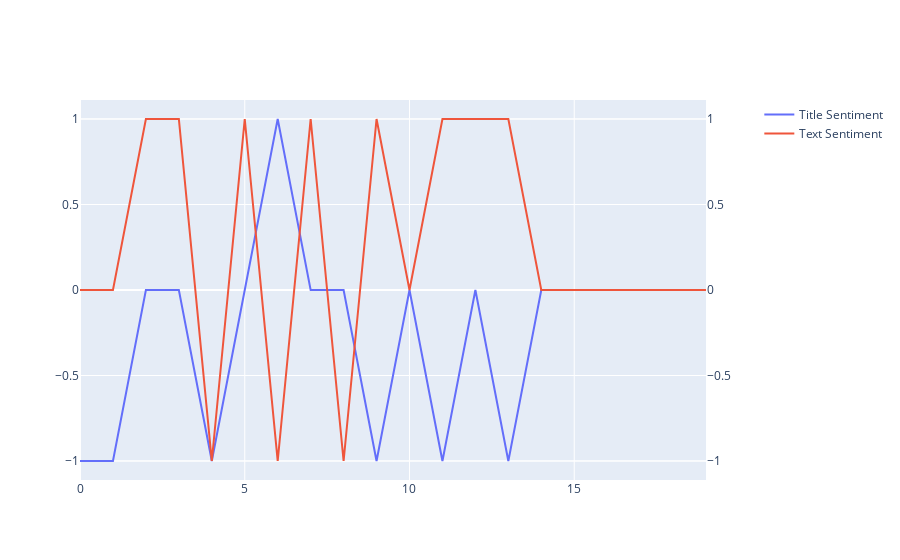

Notebook code for this chart:
### Markdown cell above
### Word Clouds

In this section, you will generate word clouds for each coin to summarize the news for each coin

### Code cell
from main import *
from wordcloud import WordCloud
import matplotlib.pyplot as plt
import matplotlib as mpl
plt.style.use('seaborn-whitegrid')

### Figure 1 — Plotly figure (JSON) as saved in the notebook; plotly's stock layout.template omitted (floating-point values rounded to 4 significant figures)
{"data": [{"name": "Title Sentiment", "type": "scatter", "x": [0, 1, 2, 3, 4, 5, 6, 7, 8, 9, 10, 11, 12, 13, 14, 15, 16, 17, 18, 19], "xaxis": "x", "y": [-1, -1, 0, 0, -1, 0, 1, 0, 0, -1, 0, -1, 0, -1, 0, 0, 0, 0, 0, 0], "yaxis": "y"}, {"name": "Text Sentiment", "type": "scatter", "x": [0, 1, 2, 3, 4, 5, 6, 7, 8, 9, 10, 11, 12, 13, 14, 15, 16, 17, 18, 19], "xaxis": "x", "y": [0, 0, 1, 1, -1, 1, -1, 1, -1, 1, 0, 1, 1, 1, 0, 0, 0, 0, 0, 0], "yaxis": "y2"}], "layout": {"xaxis": {"anchor": "y", "domain": [0, 0.94]}, "yaxis": {"anchor": "x", "domain": [0, 1]}, "yaxis2": {"anchor": "x", "overlaying": "y", "side": "right"}}}
